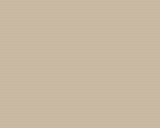

This game map was drawn from its Tiled (.tmx) file and the tilesets committed beside it. A one-line description and the trimmed map source follow:
An orthogonal 20x16 tile map with 8x8 px tiles, 1 tile layer (Tile Layer 1), 2 tilesets.

<map version="1.0" orientation="orthogonal" width="20" height="16" tilewidth="8" tileheight="8">
 <tileset firstgid="1" name="combat-tiles" tilewidth="8" tileheight="8">
  <image source="combat-tiles.png" width="64" height="64" />
 </tileset>
 <tileset firstgid="65" name="sprites" tilewidth="8" tileheight="8">
  <image source="sprites.png" width="64" height="48" />
  <tile id="0">
   <properties>
    <property name="character" value="Player" />
   </properties>
  </tile>
  <tile id="1">
   <properties>
    <property name="character" value="Politician001" />
   </properties>
  </tile>
  <tile id="2">
   <properties>
    <property name="character" value="Lobbyist001" />
   </properties>
  </tile>
  <tile id="3">
   <properties>
    <property name="character" value="Bumpkin001" />
   </properties>
  </tile>
  <tile id="4">
   <properties>
    <property name="character" value="ReligiousNut001" />
   </properties>
  </tile>
  <tile id="5">
   <properties>
    <property name="character" value="HippyGirl001" />
   </properties>
  </tile>
  <tile id="6">
   <properties>
    <property name="character" value="Receptionist001" />
   </properties>
  </tile>
  <tile id="7">
   <properties>
    <property name="character" value="Protester001" />
   </properties>
  </tile>
  <tile id="8">
   <properties>
    <property name="character" value="Journalist001" />
   </properties>
  </tile>
  <tile id="9">
   <properties>
    <property name="character" value="Constituent001" />
   </properties>
  </tile>
  <tile id="10">
   <properties>
    <property name="character" value="Mayor" />
   </properties>
  </tile>
  <tile id="11">
   <properties>
    <property name="character" value="Governor" />
   </properties>
  </tile>
  <tile id="12">
   <properties>
    <property name="character" value="DeepThroat" />
   </properties>
  </tile>
  <tile id="13">
   <properties>
    <property name="character" value="TVPersonality001" />
   </properties>
  </tile>
  <tile id="14">
   <properties>
    <property name="character" value="President" />
   </properties>
  </tile>
  <tile id="15">
   <properties>
    <property name="character" value="PresidentAlien" />
   </properties>
  </tile>
  <tile id="16">
   <properties>
    <property name="character" value="Unionist001" />
   </properties>
  </tile>
  <tile id="17">
   <properties>
    <property name="character" value="Teacher001" />
   </properties>
  </tile>
  <tile id="18">
   <properties>
    <property name="character" value="WarVet001" />
   </properties>
  </tile>
  <tile id="19">
   <properties>
    <property name="character" value="CabinetPolitician001" />
   </properties>
  </tile>
  <tile id="20">
   <properties>
    <property name="character" value="JointChief001" />
   </properties>
  </tile>
  <tile id="21">
   <properties>
    <property name="character" value="Wife" />
   </properties>
  </tile>
  <tile id="22">
   <properties>
    <property name="character" value="Leo" />
   </properties>
  </tile>
  <tile id="23">
   <properties>
    <property name="character" value="SecretAgent" />
   </properties>
  </tile>
  <tile id="24">
   <properties>
    <property name="character" value="Computer" />
   </properties>
  </tile>
  <tile id="27">
   <properties>
    <property name="character" value="Marketing001" />
   </properties>
  </tile>
  <tile id="40">
   <properties>
    <property name="player_slot" value="1" />
   </properties>
  </tile>
  <tile id="41">
   <properties>
    <property name="player_slot" value="2" />
   </properties>
  </tile>
  <tile id="42">
   <properties>
    <property name="player_slot" value="3" />
   </properties>
  </tile>
  <tile id="43">
   <properties>
    <property name="player_slot" value="4" />
   </properties>
  </tile>
  <tile id="44">
   <properties>
    <property name="monster_slot" value="1" />
   </properties>
  </tile>
  <tile id="45">
   <properties>
    <property name="monster_slot" value="2" />
   </properties>
  </tile>
  <tile id="46">
   <properties>
    <property name="monster_slot" value="3" />
   </properties>
  </tile>
  <tile id="47">
   <properties>
    <property name="monster_slot" value="4" />
   </properties>
  </tile>
 </tileset>
 <layer name="Tile Layer 1" width="20" height="16">
  <data>[320 cells, 320 non-empty, 1 distinct tile ids]</data>
 </layer>
</map>
